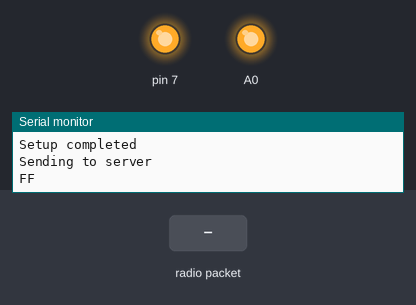
The sketch below on a simulated Arduino Uno, built with avr-gcc and run on an emulated ATmega328P. On the bench: output pins drawn as LEDs (lit = HIGH), the last lines printed to the serial monitor. The inputs (shaded band) are chosen by the test bench. Random numbers use the default seed unless the sketch sets one; no radio packets arrive unless stated.

Above: at 3.4 s.
3.5 s: radio packet "OK" arrives
At 3.9 s:
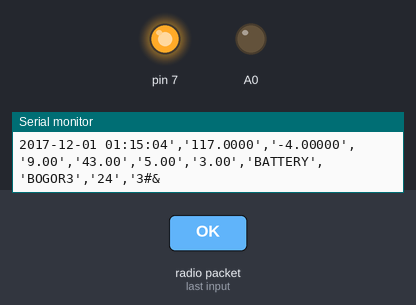
Timing chart, 0 to 6.5 s (numbered marks = the images above; inputs shaded):
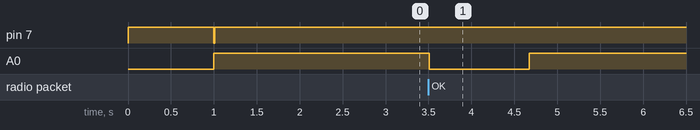

The sketch:

LoRa_EndNode.ino
```cpp
#include <RHReliableDatagram.h>
#include <RH_RF95.h>
#include <SPI.h>
#include <TimeLib.h>
#include <TimeAlarms.h>

#define CLIENT 3
#define SERVER_ADDRESS 5

// Singleton instance of the radio driver
#define RFM95_CS 10
#define RFM95_RST 7
#define RFM95_INT 2

#define RF95_FREQ 915.0

RH_RF95 rf95(10, 2); //CS, INTERUPT

// Class to manage message delivery and receipt, using the driver declared above
RHReliableDatagram manager(rf95, CLIENT); // please choise the client

String teks;
// Dont put this on the stack:
uint8_t buf[RH_RF95_MAX_MESSAGE_LEN];
uint8_t len = sizeof(buf);
uint8_t from;
byte error = 0;
int iterasi=0;
byte i;

void setup() {
  Serial.begin(9600);
  pinMode(7, OUTPUT);
  pinMode(A0, OUTPUT);
  digitalWrite(A0, LOW);
  digitalWrite(7, HIGH);
  delay(1000);
  digitalWrite(A0, HIGH);
  Serial.print(F("LoRa endNode Uno Client "));
  Serial.println(CLIENT);
  // manual reset
  digitalWrite(7, LOW);  delay(10);
  digitalWrite(7, HIGH); delay(10);
  while (!manager.init()) {
    Serial.println(F("LoRa radio init failed"));
    while (1);
  }
  Serial.println(F("LoRa radio init OK!"));

  // Setup ISM frequency
  // Defaults after init are 434.0MHz, modulation GFSK_Rb250Fd250, +13dbM
  if (!rf95.setFrequency(RF95_FREQ)) {
    Serial.println(F("setFrequency failed"));
    while (1);
  }
  Serial.println(F("Set Freq to: 915.0"));

  // Setup Power,dBm
  //rf95.setTxPower(23, false);
  rf95.setTxPower(22, true);
  delay(1000);
  Serial.println(F("Setup completed"));
  setTime(1, 15, 3, 1, 12, 2017); //setTime(int hr,int min,int sec,int dy, int mnth, int yr)
  ambil();
  Alarm.timerRepeat(5*60, ambil);
}

void loop() {
  Alarm.delay(0);
}

void ambil() {
  //rf95.setModeIdle();
  error=0;
  while (error < 15) {
    bersihdata();
    digitalWrite(A0, HIGH);
    delay(500);
    Serial.println(F("Sending to server"));
    //check server
    teks = "FF ";
    uint8_t data[teks.length()];
    teks.toCharArray(data, teks.length());
    Serial.println(teks);
    // Send a OXFF to manager_server
    if (manager.sendtoWait(data, sizeof(data), SERVER_ADDRESS)) {
      // Now wait for a reply from the server
      if (manager.recvfromAckTimeout(buf, &len, 2000, &from))    {
        Serial.print(F("got reply from : 0x"));
        Serial.print(from, HEX);
        Serial.print(F(" : "));
        Serial.println((char*)buf);
        teks = "";
        for (byte i = 0; i <= len; i++) {
          teks += (char)buf[i];
        }
        if (teks == "OK") {
          digitalWrite(A0, LOW); //nyala
          iterasi++;
          teks = "";
          //ID, Date, longitude, latitude, pressure, temperature, volt, ampere, burst interval, data interval
          teks = String(year());      teks += '-';
          if(month()<10) teks += "0" + String(month());
          if(month()>=10) teks += String(month());
          teks += '-';
          if (day()<10) teks += "0" + String(day());
          if(day()>=10) teks += String(day());
          teks += ' ';
          if (hour()<10) teks += "0" + String(hour());
          if (hour()>=10) teks += String(hour());
          teks += ":";
          if (minute()<10) teks += "0" + String(minute());
          if (minute()>=10) teks += String(minute());
          teks += ":";
          if (second()<10) teks += "0" + String(second());
          if (second()>=10) teks += String(second());
          teks += "','";
          teks += String(float(random(110, 120)), 4);; //longitude
          teks += "','";
          teks += String(float(random(-4, -7)), 5);; //latitude
          teks += "','";
          teks += String(float(random(2, 40)), 2); //pressure
          teks += "','";
          teks += String(float(random(20, 50)), 2); //temperature
          teks += "','";
          teks += String(float(random(3, 6)), 2); //volt
          teks += "','";
          teks += String(float(random(1, 5)), 2); //ampere
          teks += "','";
          teks += "BATTERY',"; //source
          teks += "'BOGOR"; //ID
          teks += CLIENT; //ID NUMBER
          teks +="','";
          teks += random(1, 30); //burst interval
          teks += "','";
          teks += random(1, 15); //data interval
          teks += "#&";
          uint8_t data[teks.length()];
          teks.toCharArray(data, teks.length());
          Serial.println(teks);
          manager.sendtoWait(data, sizeof(data), SERVER_ADDRESS);
//          rf95.sleep();
          error = 0;
          delay(1000);
          digitalWrite(A0, HIGH);
          break;
        }
      }
      else    {
        Serial.println(F("No reply, server running?"));
        digitalWrite(A0, LOW);
        error++;
      }
    }
    else {
      Serial.print(error);
      Serial.println(F("sendtoWait failed"));
      digitalWrite(A0, LOW);
      error++;
    }
    delay(3000);
  }

if(error==15){
  Serial.println(F("wait another time"));
  }
}

void bersihdata() {
  for ( i = 0; i < sizeof(buf); ++i ) {
    buf[i] = (char)0;
  }
  teks = "";
  from = '0';
}
```
